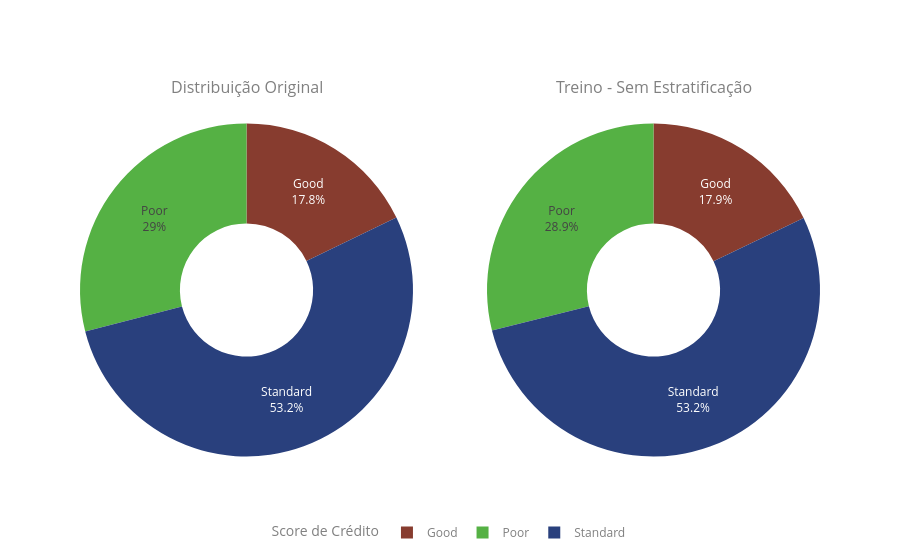
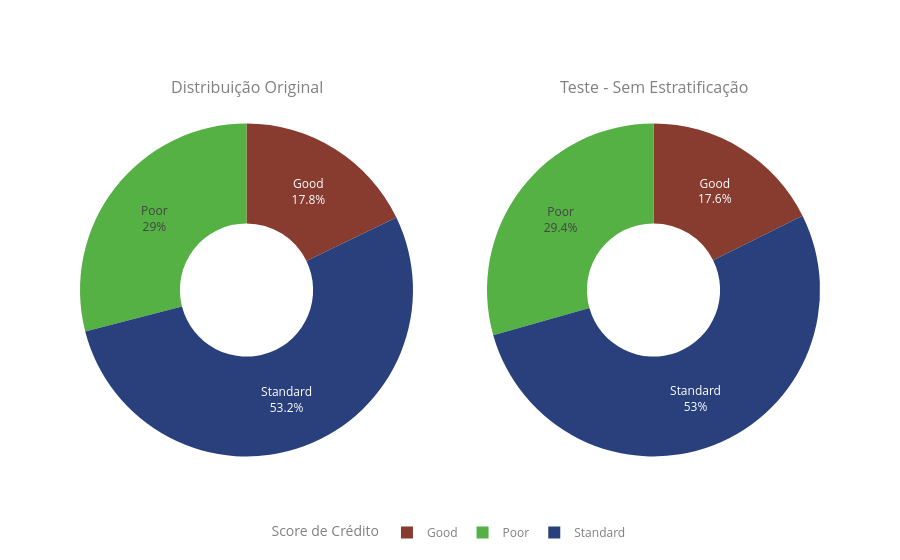
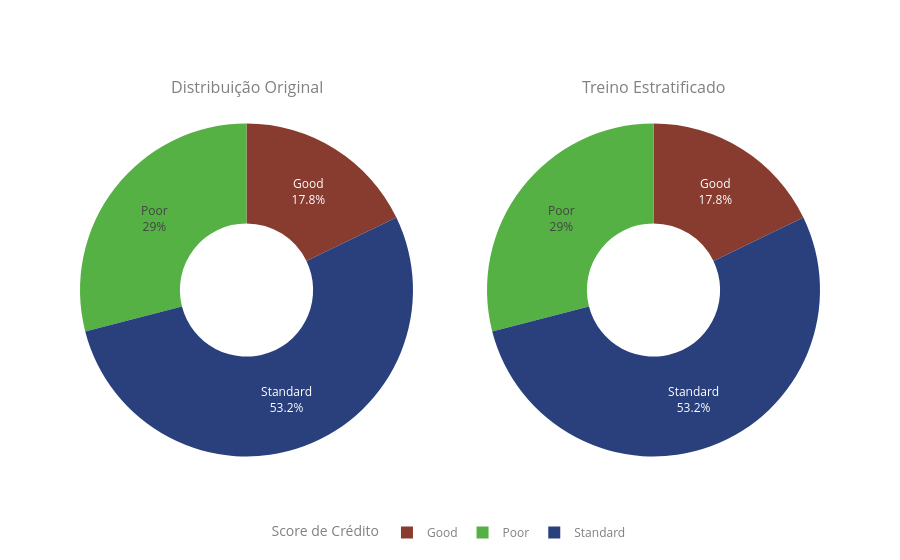
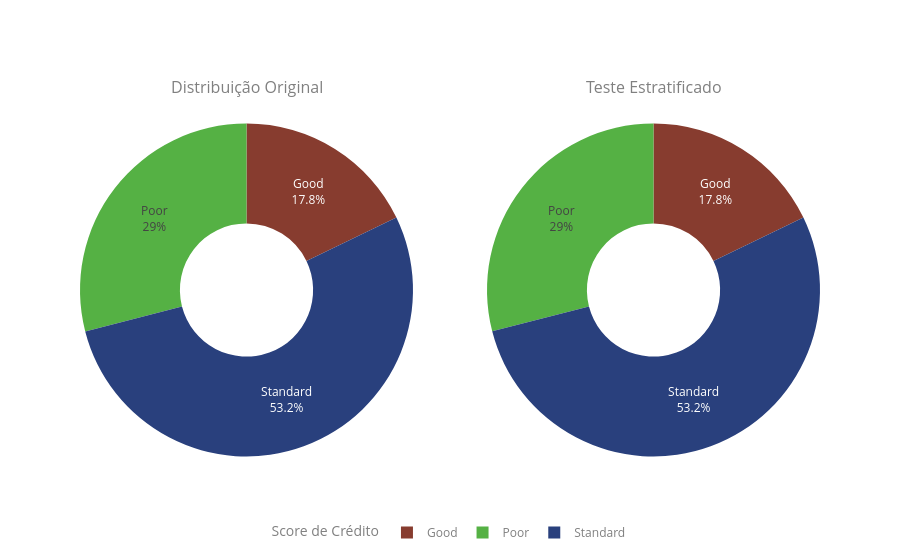

The code cell stored with these charts, in order, in its notebook:
### Markdown cell above
### Passo 5 - Particionar os dados entre Treino e Teste

### Code cell
# Divisão dos dados em treino e teste sem estratificação
x_train, x_test, y_train, y_test = train_test_split(x, y, test_size=0.2, random_state=42)

# Estratificação para manter a proporção das classes
x_train_s, x_test_s, y_train_s, y_test_s = train_test_split(x, y, test_size=0.2, random_state=42, stratify=y)

# 1. MANTER O PADRÃO DE CORES E ORDEM
ordem_categorias = [0,1,2]
cores = ["#873C2F", "#55B144", "#29407D"] # Mesma ordem das categorias acima

# 2. FUNÇÃO PARA GERAR OS GRÁFICOS LADO A LADO
def comparar_com_original(dados_alvo, titulo_alvo):
    
    # Contar os valores forçando a ordem exata das categorias (preenche com 0 se a classe não existir)
    contagem_original = y.value_counts().reindex(ordem_categorias).fillna(0)
    contagem_alvo = dados_alvo.value_counts().reindex(ordem_categorias).fillna(0)

    # Criar a figura com 2 gráficos (1 linha, 2 colunas)
    fig = make_subplots(rows=1, cols=2, specs=[[{'type':'pie'}, {'type':'pie'}]],
                        subplot_titles=['Distribuição Original', titulo_alvo])

    # Gráfico 1 (Esquerda) - Distribuição Original
    fig.add_trace(go.Pie(
        labels=encoders['score_credito'].inverse_transform(ordem_categorias), values=contagem_original.values, 
        marker=dict(colors=cores), hole=0.4, 
        sort=False, # <-- ISSO GARANTE QUE AS FATIAS NÃO MUDEM DE LUGAR
        textinfo='percent+label', name='Original'
    ), row=1, col=1)

    # Gráfico 2 (Direita) - Dados Selecionados (Treino ou Teste)
    fig.add_trace(go.Pie(
        labels=encoders['score_credito'].inverse_transform(ordem_categorias), values=contagem_alvo.values, 
        marker=dict(colors=cores), hole=0.4, 
        sort=False, # <-- ISSO GARANTE QUE AS FATIAS NÃO MUDEM DE LUGAR
        textinfo='percent+label', name=titulo_alvo
    ), row=1, col=2)

    # Atualizar o layout: Fundo transparente e legenda padronizada
    fig.update_layout(
        paper_bgcolor='rgba(0,0,0,0)', # Fundo fora do gráfico transparente
        plot_bgcolor='rgba(0,0,0,0)',  # Fundo do gráfico transparente
        legend_title='Score de Crédito',
        font_color='gray',
        legend=dict(
            orientation='h', 
            yanchor='top', y=-0.1, 
            xanchor='center', x=0.5
        )
    )
    
    fig.show()

# --- GERAR TODOS OS GRÁFICOS ---
# O Gráfico Original aparecerá sempre à esquerda de cada um destes:

# Comparação 1: Treino Sem Estratificação
comparar_com_original(y_train, 'Treino - Sem Estratificação')

# Comparação 2: Teste Sem Estratificação
comparar_com_original(y_test, 'Teste - Sem Estratificação')

# Comparação 3: Treino Com Estratificação
comparar_com_original(y_train_s, 'Treino Estratificado')

# Comparação 4: Teste Com Estratificação
comparar_com_original(y_test_s, 'Teste Estratificado')

### Figure 1 — Plotly figure (JSON) as saved in the notebook; plotly's stock layout.template omitted (floating-point values rounded to 4 significant figures)
{"data": [{"domain": {"x": [0, 0.45], "y": [0, 1]}, "hole": 0.4, "labels": ["Good", "Poor", "Standard"], "marker": {"colors": ["#873C2F", "#55B144", "#29407D"]}, "name": "Original", "sort": false, "textinfo": "percent+label", "type": "pie", "values": [17828, 28998, 53174]}, {"domain": {"x": [0.55, 1], "y": [0, 1]}, "hole": 0.4, "labels": ["Good", "Poor", "Standard"], "marker": {"colors": ["#873C2F", "#55B144", "#29407D"]}, "name": "Treino - Sem Estratificação", "sort": false, "textinfo": "percent+label", "type": "pie", "values": [14301, 23124, 42575]}], "layout": {"annotations": [{"font": {"size": 16}, "showarrow": false, "text": "Distribuição Original", "x": 0.225, "xanchor": "center", "xref": "paper", "y": 1, "yanchor": "bottom", "yref": "paper"}, {"font": {"size": 16}, "showarrow": false, "text": "Treino - Sem Estratificação", "x": 0.775, "xanchor": "center", "xref": "paper", "y": 1, "yanchor": "bottom", "yref": "paper"}], "font": {"color": "gray"}, "legend": {"orientation": "h", "title": {"text": "Score de Crédito"}, "x": 0.5, "xanchor": "center", "y": -0.1, "yanchor": "top"}, "paper_bgcolor": "rgba(0,0,0,0)", "plot_bgcolor": "rgba(0,0,0,0)"}}

### Figure 2 — Plotly figure (JSON) as saved in the notebook; plotly's stock layout.template omitted (floating-point values rounded to 4 significant figures)
{"data": [{"domain": {"x": [0, 0.45], "y": [0, 1]}, "hole": 0.4, "labels": ["Good", "Poor", "Standard"], "marker": {"colors": ["#873C2F", "#55B144", "#29407D"]}, "name": "Original", "sort": false, "textinfo": "percent+label", "type": "pie", "values": [17828, 28998, 53174]}, {"domain": {"x": [0.55, 1], "y": [0, 1]}, "hole": 0.4, "labels": ["Good", "Poor", "Standard"], "marker": {"colors": ["#873C2F", "#55B144", "#29407D"]}, "name": "Teste - Sem Estratificação", "sort": false, "textinfo": "percent+label", "type": "pie", "values": [3527, 5874, 10599]}], "layout": {"annotations": [{"font": {"size": 16}, "showarrow": false, "text": "Distribuição Original", "x": 0.225, "xanchor": "center", "xref": "paper", "y": 1, "yanchor": "bottom", "yref": "paper"}, {"font": {"size": 16}, "showarrow": false, "text": "Teste - Sem Estratificação", "x": 0.775, "xanchor": "center", "xref": "paper", "y": 1, "yanchor": "bottom", "yref": "paper"}], "font": {"color": "gray"}, "legend": {"orientation": "h", "title": {"text": "Score de Crédito"}, "x": 0.5, "xanchor": "center", "y": -0.1, "yanchor": "top"}, "paper_bgcolor": "rgba(0,0,0,0)", "plot_bgcolor": "rgba(0,0,0,0)"}}

### Figure 3 — Plotly figure (JSON) as saved in the notebook; plotly's stock layout.template omitted (floating-point values rounded to 4 significant figures)
{"data": [{"domain": {"x": [0, 0.45], "y": [0, 1]}, "hole": 0.4, "labels": ["Good", "Poor", "Standard"], "marker": {"colors": ["#873C2F", "#55B144", "#29407D"]}, "name": "Original", "sort": false, "textinfo": "percent+label", "type": "pie", "values": [17828, 28998, 53174]}, {"domain": {"x": [0.55, 1], "y": [0, 1]}, "hole": 0.4, "labels": ["Good", "Poor", "Standard"], "marker": {"colors": ["#873C2F", "#55B144", "#29407D"]}, "name": "Treino Estratificado", "sort": false, "textinfo": "percent+label", "type": "pie", "values": [14262, 23199, 42539]}], "layout": {"annotations": [{"font": {"size": 16}, "showarrow": false, "text": "Distribuição Original", "x": 0.225, "xanchor": "center", "xref": "paper", "y": 1, "yanchor": "bottom", "yref": "paper"}, {"font": {"size": 16}, "showarrow": false, "text": "Treino Estratificado", "x": 0.775, "xanchor": "center", "xref": "paper", "y": 1, "yanchor": "bottom", "yref": "paper"}], "font": {"color": "gray"}, "legend": {"orientation": "h", "title": {"text": "Score de Crédito"}, "x": 0.5, "xanchor": "center", "y": -0.1, "yanchor": "top"}, "paper_bgcolor": "rgba(0,0,0,0)", "plot_bgcolor": "rgba(0,0,0,0)"}}

### Figure 4 — Plotly figure (JSON) as saved in the notebook; plotly's stock layout.template omitted (floating-point values rounded to 4 significant figures)
{"data": [{"domain": {"x": [0, 0.45], "y": [0, 1]}, "hole": 0.4, "labels": ["Good", "Poor", "Standard"], "marker": {"colors": ["#873C2F", "#55B144", "#29407D"]}, "name": "Original", "sort": false, "textinfo": "percent+label", "type": "pie", "values": [17828, 28998, 53174]}, {"domain": {"x": [0.55, 1], "y": [0, 1]}, "hole": 0.4, "labels": ["Good", "Poor", "Standard"], "marker": {"colors": ["#873C2F", "#55B144", "#29407D"]}, "name": "Teste Estratificado", "sort": false, "textinfo": "percent+label", "type": "pie", "values": [3566, 5799, 10635]}], "layout": {"annotations": [{"font": {"size": 16}, "showarrow": false, "text": "Distribuição Original", "x": 0.225, "xanchor": "center", "xref": "paper", "y": 1, "yanchor": "bottom", "yref": "paper"}, {"font": {"size": 16}, "showarrow": false, "text": "Teste Estratificado", "x": 0.775, "xanchor": "center", "xref": "paper", "y": 1, "yanchor": "bottom", "yref": "paper"}], "font": {"color": "gray"}, "legend": {"orientation": "h", "title": {"text": "Score de Crédito"}, "x": 0.5, "xanchor": "center", "y": -0.1, "yanchor": "top"}, "paper_bgcolor": "rgba(0,0,0,0)", "plot_bgcolor": "rgba(0,0,0,0)"}}
